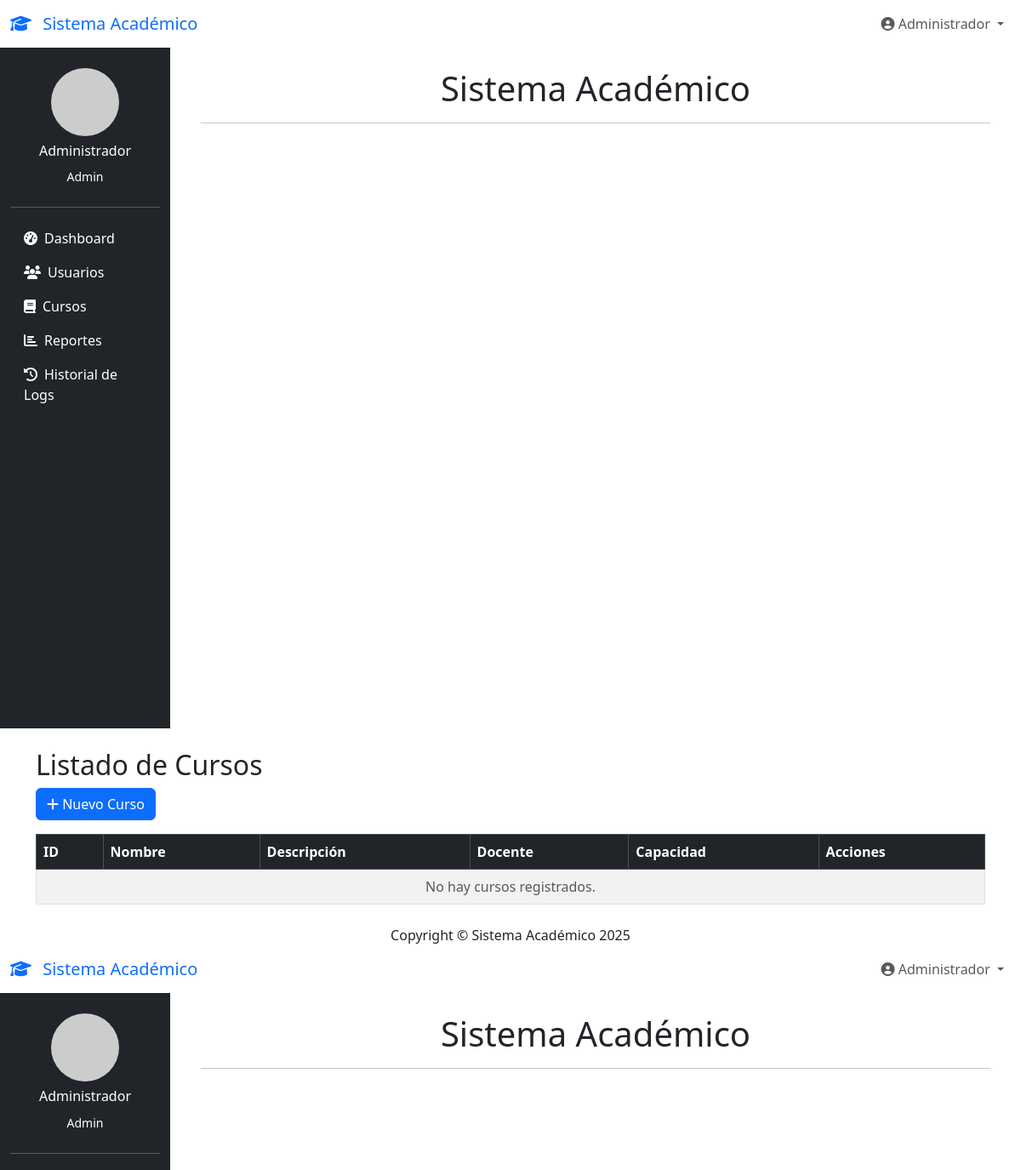
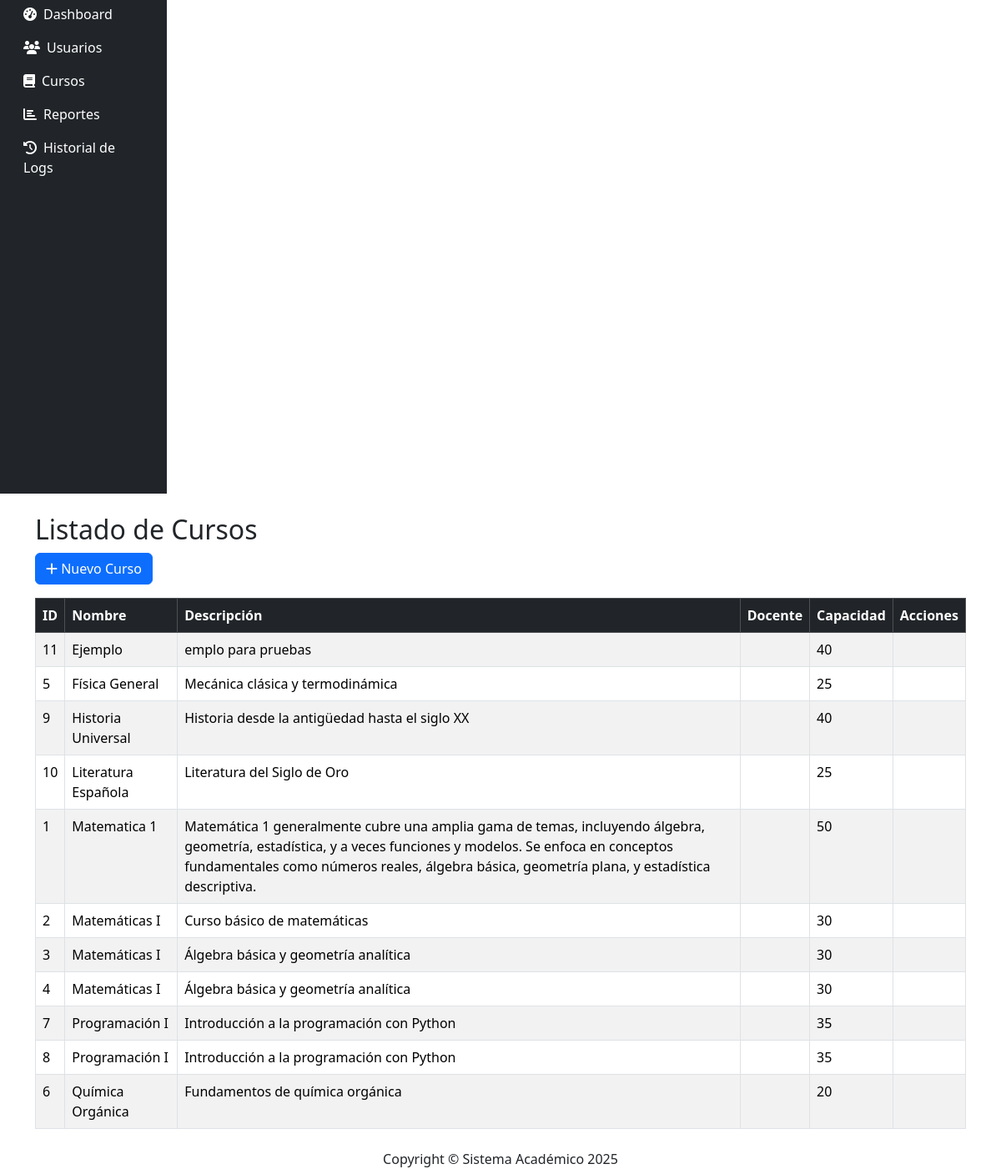
Page /admin/index.php?accion=cursos (signed in) on the committed database (2 pictures, top to bottom).
### tables this page shows
CREATE TABLE `cursos` (
  `id_curso` int(11) NOT NULL AUTO_INCREMENT,
  `nombre_curso` varchar(100) NOT NULL,
  `descripcion` text DEFAULT NULL,
  `id_docente` int(11) NOT NULL,
  `contrasena` varchar(255) NOT NULL,
  `capacidad` int(11) NOT NULL DEFAULT 50,
  `grupo` enum('A','B') DEFAULT NULL,
  PRIMARY KEY (`id_curso`),
  KEY `id_docente` (`id_docente`),
  CONSTRAINT `cursos_ibfk_1` FOREIGN KEY (`id_docente`) REFERENCES `usuarios` (`id_usuario`) ON DELETE CASCADE
);

### admin/controllers/CursoController.php (called while the page is built, shortened)
<?php
require_once __DIR__ . '/../models/CursoModel.php';
class CursoController {
    private $cursoModel;
    public function __construct() {
        $this->cursoModel = new CursoModel();
    }
    public function listar() {
        $cursos = $this->cursoModel->listarCursos();
        include '../views/cursos_listado.php';
    }
}
include __DIR__ . '/../views/cursos_listado.php';
?>

### admin/models/CursoModel.php (called while the page is built, shortened)
<?php
require_once __DIR__ . '/../../includes/conexion.php';
class CursoModel {
    private $pdo;
    public function __construct() {
        global $pdo;
        $this->pdo = $pdo;
    }
    public function listarCursos() {
        $sql = "SELECT c.*, u.nombre as docente FROM cursos c JOIN usuarios u ON c.id_docente = u.id_usuario ORDER BY c.nombre_curso";
        $stmt = $this->pdo->prepare($sql);
        $stmt->execute();
        return $stmt->fetchAll();
    }
}
?>

### admin/views/cursos_listado.php (the view)
<?php
include __DIR__ . '/../../includes/header.php';
$cursos = $cursos ?? [];
?>
<div class="container mt-4">
    <h2>Listado de Cursos</h2>
    <a href="../index.php?accion=cursos_crear" class="btn btn-primary mb-3">
        <i class="fas fa-plus"></i> Nuevo Curso
    </a>
    <table class="table table-bordered table-striped">
        <thead class="table-dark">
            <tr>
                <th>ID</th>
                <th>Nombre</th>
                <th>Descripción</th>
                <th>Docente</th>
                <th>Capacidad</th>
                <th>Acciones</th>
            </tr>
        </thead>
        <tbody>
            <?php if (count($cursos) > 0): ?>
                <?php foreach ($cursos as $curso): ?>
                    <tr>
                        <td><?= $curso['id_curso'] ?></td>
                        <td><?= htmlspecialchars($curso['nombre_curso']) ?></td>
                        <td><?= htmlspecialchars($curso['descripcion']) ?></td>
                        <td><?= htmlspecialchars($curso['docente_nombre']) ?></td>
                        <td><?= htmlspecialchars($curso['capacidad']) ?></td>
                        <td>
                        </td>
                    </tr>
                <?php endforeach; ?>
            <?php else: ?>
                <tr>
                    <td colspan="6" class="text-center text-muted">No hay cursos registrados.</td>
                </tr>
            <?php endif; ?>
        </tbody>
    </table>
</div>
<?php include __DIR__ . '/../../includes/footer.php'; ?>

### rows in the picture
cursos: id_curso "11", nombre_curso "Ejemplo", descripcion "emplo para pruebas", capacidad "40"
cursos: id_curso "5", nombre_curso "Física General", descripcion "Mecánica clásica y termodinámica", capacidad "25"
cursos: id_curso "9", nombre_curso "Historia Universal", descripcion "Historia desde la antigüedad hasta el siglo XX", capacidad "40"
cursos: id_curso "10", nombre_curso "Literatura Española", descripcion "Literatura del Siglo de Oro", capacidad "25"
cursos: id_curso "1", nombre_curso "Matematica 1", descripcion "Matemática 1 generalmente cubre una amplia gama de temas, incluyendo álgebra, geometría, estadística, y a veces funciones y modelos. Se enfoca en conceptos fundamentales como números reales, álgebra básica, geometría plana, y estadística descriptiva.", capacidad "50"
cursos: id_curso "2", nombre_curso "Matemáticas I", descripcion "Curso básico de matemáticas", capacidad "30"
cursos: id_curso "3", nombre_curso "Matemáticas I", descripcion "Álgebra básica y geometría analítica", capacidad "30"
cursos: id_curso "4", nombre_curso "Matemáticas I", descripcion "Álgebra básica y geometría analítica", capacidad "30"
cursos: id_curso "7", nombre_curso "Programación I", descripcion "Introducción a la programación con Python", capacidad "35"
cursos: id_curso "8", nombre_curso "Programación I", descripcion "Introducción a la programación con Python", capacidad "35"
cursos: id_curso "6", nombre_curso "Química Orgánica", descripcion "Fundamentos de química orgánica", capacidad "20"

### other values in the picture
$_SESSION['nombre'] "Administrador Administrador"
$_SESSION['rol'] "Admin Admin"
$pageTitle "Sistema Académico Sistema Académico"
